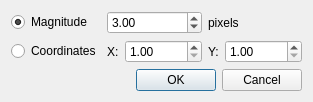
<?xml version="1.0" encoding="UTF-8"?>
<ui version="4.0">
 <class>ManualDither</class>
 <widget class="QDialog" name="ManualDither">
  <property name="geometry">
   <rect>
    <x>0</x>
    <y>0</y>
    <width>281</width>
    <height>92</height>
   </rect>
  </property>
  <property name="windowTitle">
   <string>Manual Dithering</string>
  </property>
  <layout class="QVBoxLayout" name="verticalLayout">
   <item>
    <layout class="QGridLayout" name="gridLayout">
     <item row="0" column="0">
      <widget class="QRadioButton" name="magnitudeR">
       <property name="text">
        <string>Magnitude</string>
       </property>
       <property name="checked">
        <bool>true</bool>
       </property>
       <attribute name="buttonGroup">
        <string notr="true">ditherActionGroup</string>
       </attribute>
      </widget>
     </item>
     <item row="0" column="1">
      <widget class="QDoubleSpinBox" name="magnitude">
       <property name="minimum">
        <double>0.500000000000000</double>
       </property>
       <property name="maximum">
        <double>60.000000000000000</double>
       </property>
       <property name="value">
        <double>3.000000000000000</double>
       </property>
      </widget>
     </item>
     <item row="0" column="2">
      <widget class="QLabel" name="label">
       <property name="text">
        <string>pixels</string>
       </property>
      </widget>
     </item>
     <item row="1" column="0">
      <widget class="QRadioButton" name="coordinatesR">
       <property name="text">
        <string>Coordinates</string>
       </property>
       <attribute name="buttonGroup">
        <string notr="true">ditherActionGroup</string>
       </attribute>
      </widget>
     </item>
     <item row="1" column="1">
      <layout class="QHBoxLayout" name="horizontalLayout_2">
       <item>
        <widget class="QLabel" name="label_3">
         <property name="text">
          <string>X:</string>
         </property>
        </widget>
       </item>
       <item>
        <widget class="QDoubleSpinBox" name="x">
         <property name="minimum">
          <double>1.000000000000000</double>
         </property>
         <property name="maximum">
          <double>10000.000000000000000</double>
         </property>
        </widget>
       </item>
      </layout>
     </item>
     <item row="1" column="2">
      <layout class="QHBoxLayout" name="horizontalLayout">
       <item>
        <widget class="QLabel" name="label_4">
         <property name="text">
          <string>Y:</string>
         </property>
        </widget>
       </item>
       <item>
        <widget class="QDoubleSpinBox" name="y">
         <property name="minimum">
          <double>1.000000000000000</double>
         </property>
         <property name="maximum">
          <double>10000.000000000000000</double>
         </property>
        </widget>
       </item>
      </layout>
     </item>
    </layout>
   </item>
   <item>
    <widget class="QDialogButtonBox" name="dialogButtonBox">
     <property name="orientation">
      <enum>Qt::Horizontal</enum>
     </property>
     <property name="standardButtons">
      <set>QDialogButtonBox::Cancel|QDialogButtonBox::Ok</set>
     </property>
    </widget>
   </item>
  </layout>
 </widget>
 <resources/>
 <connections>
  <connection>
   <sender>dialogButtonBox</sender>
   <signal>accepted()</signal>
   <receiver>ManualDither</receiver>
   <slot>accept()</slot>
   <hints>
    <hint type="sourcelabel">
     <x>248</x>
     <y>254</y>
    </hint>
    <hint type="destinationlabel">
     <x>157</x>
     <y>274</y>
    </hint>
   </hints>
  </connection>
  <connection>
   <sender>dialogButtonBox</sender>
   <signal>rejected()</signal>
   <receiver>ManualDither</receiver>
   <slot>reject()</slot>
   <hints>
    <hint type="sourcelabel">
     <x>316</x>
     <y>260</y>
    </hint>
    <hint type="destinationlabel">
     <x>286</x>
     <y>274</y>
    </hint>
   </hints>
  </connection>
 </connections>
 <buttongroups>
  <buttongroup name="ditherActionGroup"/>
 </buttongroups>
</ui>
